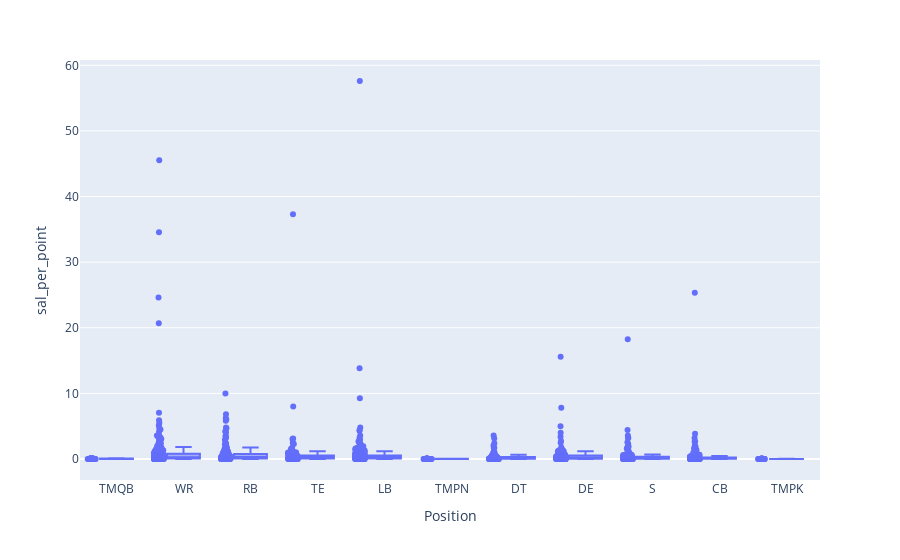

The notebook cell saved with this chart:
### Code cell
px.box(bcPlayers2021.assign(sal_per_point = lambda x: x['Salary']/x['Pts']),
           x = 'Position', 
           y = 'sal_per_point',
           hover_data=[bcPlayers2021['Player'], bcPlayers2021['Team']],
           points = 'all'
           )

### Figure 1 — Plotly figure (JSON) as saved in the notebook; plotly's stock layout.template omitted (floating-point values rounded to 4 significant figures; data arrays with more than 128 entries replaced by an {"elided": "..."} marker saying what was removed)
{"data": [{"alignmentgroup": "True", "boxpoints": "all", "customdata": {"elided": "1707x2 str values"}, "hovertemplate": "Position=%{x}<br>sal_per_point=%{y}<br>hover_data_0=%{customdata[0]}<br>hover_data_1=%{customdata[1]}<extra></extra>", "legendgroup": "", "marker": {"color": "#636efa"}, "name": "", "notched": false, "offsetgroup": "", "orientation": "v", "showlegend": false, "type": "box", "x": {"elided": "1707 str values"}, "x0": " ", "xaxis": "x", "y": {"elided": "1707 float values"}, "y0": " ", "yaxis": "y"}], "layout": {"boxmode": "group", "legend": {"tracegroupgap": 0}, "margin": {"t": 60}, "xaxis": {"anchor": "y", "domain": [0, 1], "title": {"text": "Position"}}, "yaxis": {"anchor": "x", "domain": [0, 1], "title": {"text": "sal_per_point"}}}}
